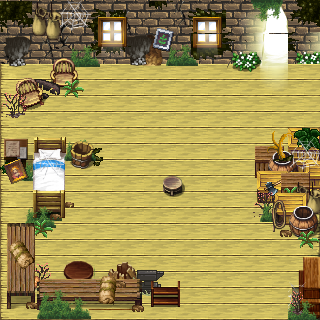

This is a level from a 2D game, rendered from its Tiled map with the project's own tilesets. A one-line summary and the map file follow, with tile-layer data summarised:
An orthogonal 10x10 tile map with 32x32 px tiles, 3 tile layers (Background, ObjColisionables, Puerta).

<map version="1.2" tiledversion="1.2.3" orientation="orthogonal" renderorder="right-down" width="10" height="10" tilewidth="32" tileheight="32" infinite="0" nextlayerid="6" nextobjectid="1">
 <tileset firstgid="1" name="Texturas_Casa_inicio" tilewidth="32" tileheight="32" tilecount="100" columns="10">
  <image source="Casa_inicio.png" width="320" height="320" />
 </tileset>
 <layer id="1" name="Background" width="10" height="10">
  <data>[100 cells, 100 non-empty, 99 distinct tile ids]</data>
 </layer>
 <layer id="3" name="ObjColisionables" width="10" height="10">
  <data>[100 cells, 56 non-empty, 51 distinct tile ids]</data>
 </layer>
 <layer id="4" name="Puerta" width="10" height="10">
  <data>[100 cells, 1 non-empty, 1 distinct tile ids]</data>
 </layer>
</map>
